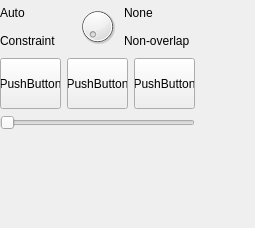
<?xml version="1.0" encoding="UTF-8"?>
<ui version="4.0">
 <class>DockWidget</class>
 <widget class="QDockWidget" name="DockWidget">
  <property name="geometry">
   <rect>
    <x>0</x>
    <y>0</y>
    <width>255</width>
    <height>228</height>
   </rect>
  </property>
  <property name="sizePolicy">
   <sizepolicy hsizetype="MinimumExpanding" vsizetype="MinimumExpanding">
    <horstretch>0</horstretch>
    <verstretch>0</verstretch>
   </sizepolicy>
  </property>
  <property name="windowTitle">
   <string>DockWidget</string>
  </property>
  <widget class="QWidget" name="dockWidgetContents">
   <widget class="QWidget" name="">
    <property name="geometry">
     <rect>
      <x>0</x>
      <y>1</y>
      <width>229</width>
      <height>185</height>
     </rect>
    </property>
    <layout class="QHBoxLayout" name="horizontalLayout_3">
     <item>
      <layout class="QVBoxLayout" name="verticalLayout_3">
       <item>
        <layout class="QHBoxLayout" name="horizontalLayout">
         <item>
          <layout class="QVBoxLayout" name="verticalLayout">
           <item>
            <widget class="QLabel" name="label_4">
             <property name="text">
              <string>Auto</string>
             </property>
            </widget>
           </item>
           <item>
            <widget class="QLabel" name="label_3">
             <property name="text">
              <string>Constraint </string>
             </property>
            </widget>
           </item>
          </layout>
         </item>
         <item>
          <widget class="QDial" name="dial">
           <property name="sizePolicy">
            <sizepolicy hsizetype="Expanding" vsizetype="Expanding">
             <horstretch>0</horstretch>
             <verstretch>0</verstretch>
            </sizepolicy>
           </property>
           <property name="minimumSize">
            <size>
             <width>41</width>
             <height>51</height>
            </size>
           </property>
           <property name="maximumSize">
            <size>
             <width>41</width>
             <height>51</height>
            </size>
           </property>
          </widget>
         </item>
         <item>
          <layout class="QVBoxLayout" name="verticalLayout_2">
           <item>
            <widget class="QLabel" name="label">
             <property name="text">
              <string>None</string>
             </property>
            </widget>
           </item>
           <item>
            <widget class="QLabel" name="label_2">
             <property name="text">
              <string>Non-overlap</string>
             </property>
            </widget>
           </item>
          </layout>
         </item>
        </layout>
       </item>
       <item>
        <layout class="QHBoxLayout" name="horizontalLayout_2">
         <item>
          <widget class="QPushButton" name="pushButton">
           <property name="minimumSize">
            <size>
             <width>61</width>
             <height>51</height>
            </size>
           </property>
           <property name="maximumSize">
            <size>
             <width>61</width>
             <height>51</height>
            </size>
           </property>
           <property name="text">
            <string>PushButton</string>
           </property>
          </widget>
         </item>
         <item>
          <widget class="QPushButton" name="pushButton_2">
           <property name="minimumSize">
            <size>
             <width>61</width>
             <height>51</height>
            </size>
           </property>
           <property name="maximumSize">
            <size>
             <width>61</width>
             <height>51</height>
            </size>
           </property>
           <property name="text">
            <string>PushButton</string>
           </property>
          </widget>
         </item>
         <item>
          <widget class="QPushButton" name="pushButton_3">
           <property name="minimumSize">
            <size>
             <width>61</width>
             <height>51</height>
            </size>
           </property>
           <property name="maximumSize">
            <size>
             <width>61</width>
             <height>51</height>
            </size>
           </property>
           <property name="text">
            <string>PushButton</string>
           </property>
          </widget>
         </item>
        </layout>
       </item>
       <item>
        <widget class="QSlider" name="horizontalSlider">
         <property name="orientation">
          <enum>Qt::Horizontal</enum>
         </property>
        </widget>
       </item>
       <item>
        <spacer name="verticalSpacer">
         <property name="orientation">
          <enum>Qt::Vertical</enum>
         </property>
         <property name="sizeHint" stdset="0">
          <size>
           <width>20</width>
           <height>40</height>
          </size>
         </property>
        </spacer>
       </item>
      </layout>
     </item>
     <item>
      <spacer name="horizontalSpacer">
       <property name="orientation">
        <enum>Qt::Horizontal</enum>
       </property>
       <property name="sizeHint" stdset="0">
        <size>
         <width>28</width>
         <height>20</height>
        </size>
       </property>
      </spacer>
     </item>
    </layout>
   </widget>
  </widget>
 </widget>
 <resources/>
 <connections/>
</ui>
